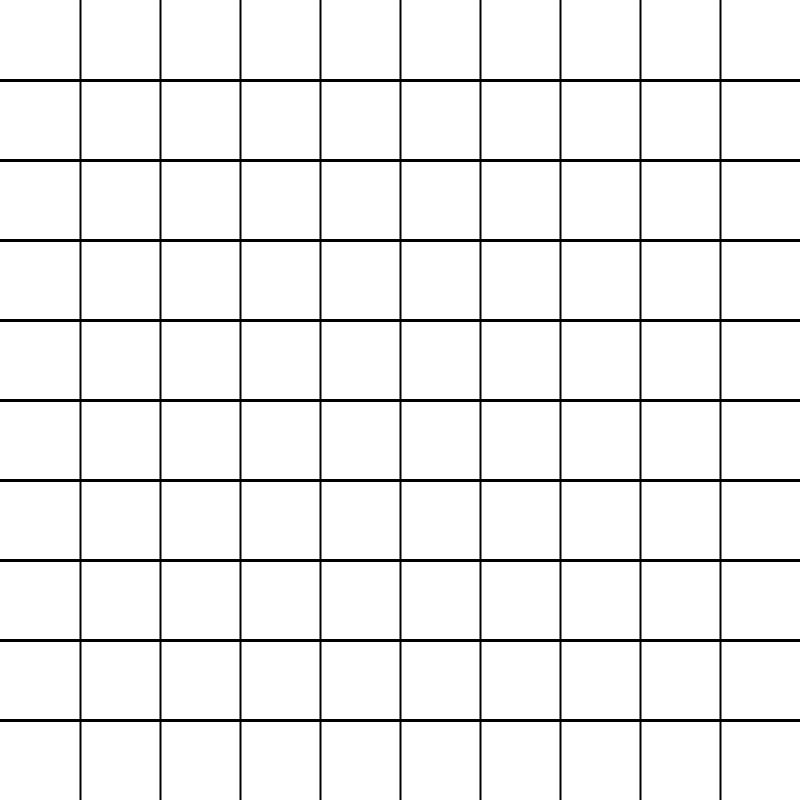
Frame 1 (no input)
Frame 60 (the mouse pressed at the canvas centre just before this capture): identical to frame 1, image omitted
Frame 120 (the mouse held since frame 60 and released just before this capture): identical to frame 1, image omitted

The Processing sketch that drew this single still picture (run headless with seeded random() and noise(); from frame 60 on, the mouse is pressed at the canvas centre):

// Processing sketch: Rotate_Block
// ── Rotate_Block.pde
int cols, rows, size;
ArrayList<Block> blocks;
Block hinge;

void setup() {
  size(800, 800);
  cols = rows = 10;
  size = width / cols;
  blocks = new ArrayList<Block>();
}

void draw() {
  background(255);
  drawGrid();

  for (Block b : blocks) {
    b.show();
  }
  if (hinge!=null) {
    hinge.show();
  }
}

void keyPressed() {
  float[][] matrix = {{0, -1}, {1, 0}};
  rotateBlocks(matrix);
}

void mousePressed() {
  PVector mouseLoc = new PVector(floor(mouseX/size) * size + size/2, floor(mouseY/size) * size + size/2);

  deleteExistingBlock(mouseLoc);

  if (mouseButton == LEFT) {
    blocks.add(new Block(mouseLoc, false));
  } else if (mouseButton == RIGHT) {
    if (hinge!=null) {
      blocks.add(new Block(hinge.loc.copy(), false));
      hinge = null;
    }
    hinge = new Block(mouseLoc, true);
  }
}

void deleteExistingBlock(PVector loc) {
  for (Block b : blocks) {
    if (b.loc.equals(loc)) {
      blocks.remove(b);
      break;
    }
  }
}

void rotateBlocks(float[][] matrix) {
  if (hinge!=null) {
    for (Block b : blocks) {
      PVector prevLoc = b.loc.copy(); //<>//
      PVector newLoc = PVector.sub(prevLoc, hinge.loc);
      newLoc = new PVector(matrix[0][0]*newLoc.x + matrix[0][1]*newLoc.y, matrix[1][0]*newLoc.x + matrix[1][1]*newLoc.y);
      newLoc = PVector.add(hinge.loc, newLoc);
      b.setLoc(newLoc);
    }
  }
}



void drawGrid() {
  stroke(0);
  strokeWeight(2);
  for (int x = size; x < width; x+=size) {
    line(x, 0, x, height);
    for (int y = size; y < height; y+=size) {
      line(0, y, width, y);
    }
  }
}

// ── Block.pde
class Block {

  PVector loc;
  boolean isHinge;

  Block(PVector loc_, boolean isHinge_) {
    loc = loc_;
    isHinge = isHinge_;
  }

  void setHinge(boolean isHinge_) {
    isHinge = isHinge_;
  }

  void setLoc(PVector loc_) {
    loc = loc_.copy();
  }

  void show() {
    if (isHinge) {
      fill(255, 220, 0);
    } else {
      fill(255, 0, 0);
    }
    noStroke();
    rectMode(CENTER);
    rect(loc.x, loc.y, size * .9, size * .9);
    //textAlign(CENTER, CENTER);
    //fill(0);
    //textSize(12);
    //text(""+floor(loc.x)+","+floor(loc.y), loc.x, loc.y);
  }
}
